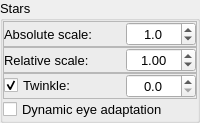
           <widget class="QGroupBox" name="starGroupBox">
            <property name="maximumSize">
             <size>
              <width>16777215</width>
              <height>400</height>
             </size>
            </property>
            <property name="font">
             <font>
              <pointsize>10</pointsize>
              <weight>50</weight>
              <bold>false</bold>
             </font>
            </property>
            <property name="title">
             <string>Stars</string>
            </property>
            <property name="alignment">
             <set>Qt::AlignLeading</set>
            </property>
            <property name="flat">
             <bool>false</bool>
            </property>
            <property name="checkable">
             <bool>false</bool>
            </property>
            <property name="checked">
             <bool>false</bool>
            </property>
            <layout class="QVBoxLayout" name="verticalLayout">
             <property name="spacing">
              <number>0</number>
             </property>
             <property name="leftMargin">
              <number>0</number>
             </property>
             <property name="topMargin">
              <number>0</number>
             </property>
             <property name="rightMargin">
              <number>0</number>
             </property>
             <property name="bottomMargin">
              <number>0</number>
             </property>
             <item>
              <widget class="QFrame" name="frame_2">
               <property name="frameShape">
                <enum>QFrame::StyledPanel</enum>
               </property>
               <layout class="QHBoxLayout" name="horizontalLayout_2">
                <property name="leftMargin">
                 <number>0</number>
                </property>
                <property name="topMargin">
                 <number>0</number>
                </property>
                <property name="rightMargin">
                 <number>0</number>
                </property>
                <property name="bottomMargin">
                 <number>0</number>
                </property>
                <item>
                 <widget class="QLabel" name="label_5">
                  <property name="sizePolicy">
                   <sizepolicy hsizetype="Minimum" vsizetype="Preferred">
                    <horstretch>0</horstretch>
                    <verstretch>0</verstretch>
                   </sizepolicy>
                  </property>
                  <property name="maximumSize">
                   <size>
                    <width>16777215</width>
                    <height>16777215</height>
                   </size>
                  </property>
                  <property name="text">
                   <string>Absolute scale:</string>
                  </property>
                 </widget>
                </item>
                <item>
                 <widget class="QDoubleSpinBox" name="starScaleRadiusDoubleSpinBox">
                  <property name="sizePolicy">
                   <sizepolicy hsizetype="Minimum" vsizetype="Fixed">
                    <horstretch>0</horstretch>
                    <verstretch>0</verstretch>
                   </sizepolicy>
                  </property>
                  <property name="minimumSize">
                   <size>
                    <width>0</width>
                    <height>0</height>
                   </size>
                  </property>
                  <property name="maximumSize">
                   <size>
                    <width>70</width>
                    <height>16777215</height>
                   </size>
                  </property>
                  <property name="alignment">
                   <set>Qt::AlignCenter</set>
                  </property>
                  <property name="decimals">
                   <number>1</number>
                  </property>
                  <property name="maximum">
                   <double>9.000000000000000</double>
                  </property>
                  <property name="singleStep">
                   <double>0.100000000000000</double>
                  </property>
                  <property name="value">
                   <double>1.000000000000000</double>
                  </property>
                 </widget>
                </item>
               </layout>
              </widget>
             </item>
             <item>
              <widget class="QFrame" name="frame_3">
               <property name="frameShape">
                <enum>QFrame::StyledPanel</enum>
               </property>
               <layout class="QHBoxLayout" name="horizontalLayout_3">
                <property name="leftMargin">
                 <number>0</number>
                </property>
                <property name="topMargin">
                 <number>0</number>
                </property>
                <property name="rightMargin">
                 <number>0</number>
                </property>
                <property name="bottomMargin">
                 <number>0</number>
                </property>
                <item>
                 <widget class="QLabel" name="label_7">
                  <property name="sizePolicy">
                   <sizepolicy hsizetype="Minimum" vsizetype="Preferred">
                    <horstretch>0</horstretch>
                    <verstretch>0</verstretch>
                   </sizepolicy>
                  </property>
                  <property name="minimumSize">
                   <size>
                    <width>0</width>
                    <height>0</height>
                   </size>
                  </property>
                  <property name="maximumSize">
                   <size>
                    <width>16777215</width>
                    <height>16777215</height>
                   </size>
                  </property>
                  <property name="text">
                   <string>Relative scale:</string>
                  </property>
                 </widget>
                </item>
                <item>
                 <widget class="QDoubleSpinBox" name="starRelativeScaleDoubleSpinBox">
                  <property name="sizePolicy">
                   <sizepolicy hsizetype="Minimum" vsizetype="Fixed">
                    <horstretch>0</horstretch>
                    <verstretch>0</verstretch>
                   </sizepolicy>
                  </property>
                  <property name="minimumSize">
                   <size>
                    <width>0</width>
                    <height>0</height>
                   </size>
                  </property>
                  <property name="maximumSize">
                   <size>
                    <width>70</width>
                    <height>16777215</height>
                   </size>
                  </property>
                  <property name="frame">
                   <bool>true</bool>
                  </property>
                  <property name="alignment">
                   <set>Qt::AlignCenter</set>
                  </property>
                  <property name="buttonSymbols">
                   <enum>QAbstractSpinBox::UpDownArrows</enum>
                  </property>
                  <property name="decimals">
                   <number>2</number>
                  </property>
                  <property name="minimum">
                   <double>0.250000000000000</double>
                  </property>
                  <property name="maximum">
                   <double>5.000000000000000</double>
                  </property>
                  <property name="singleStep">
                   <double>0.050000000000000</double>
                  </property>
                  <property name="value">
                   <double>1.000000000000000</double>
                  </property>
                 </widget>
                </item>
               </layout>
              </widget>
             </item>
             <item>
              <widget class="QFrame" name="frame_12">
               <property name="frameShape">
                <enum>QFrame::StyledPanel</enum>
               </property>
               <layout class="QHBoxLayout" name="horizontalLayout_9">
                <property name="leftMargin">
                 <number>0</number>
                </property>
                <property name="topMargin">
                 <number>0</number>
                </property>
                <property name="rightMargin">
                 <number>0</number>
                </property>
                <property name="bottomMargin">
                 <number>0</number>
                </property>
                <item>
                 <widget class="QCheckBox" name="starTwinkleCheckBox">
                  <property name="text">
                   <string>Twinkle:</string>
                  </property>
                  <property name="checked">
                   <bool>true</bool>
                  </property>
                 </widget>
                </item>
                <item>
                 <widget class="QDoubleSpinBox" name="starTwinkleAmountDoubleSpinBox">
                  <property name="maximumSize">
                   <size>
                    <width>70</width>
                    <height>16777215</height>
                   </size>
                  </property>
                  <property name="alignment">
                   <set>Qt::AlignCenter</set>
                  </property>
                  <property name="decimals">
                   <number>1</number>
                  </property>
                  <property name="maximum">
                   <double>1.500000000000000</double>
                  </property>
                  <property name="singleStep">
                   <double>0.100000000000000</double>
                  </property>
                 </widget>
                </item>
               </layout>
              </widget>
             </item>
             <item>
              <widget class="QCheckBox" name="adaptationCheckbox">
               <property name="toolTip">
                <string>Dim faint stars when a very bright object is visible</string>
               </property>
               <property name="text">
                <string>Dynamic eye adaptation</string>
               </property>
               <property name="checked">
                <bool>false</bool>
               </property>
              </widget>
             </item>
            </layout>
           </widget>
